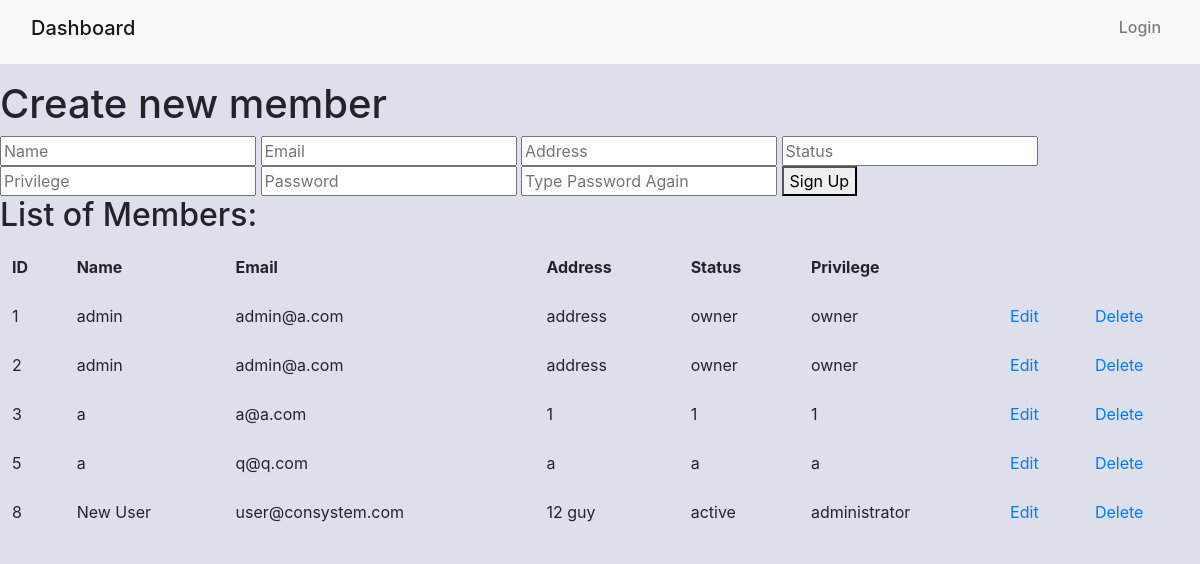
Before: /includes/signup.php with the older database file.
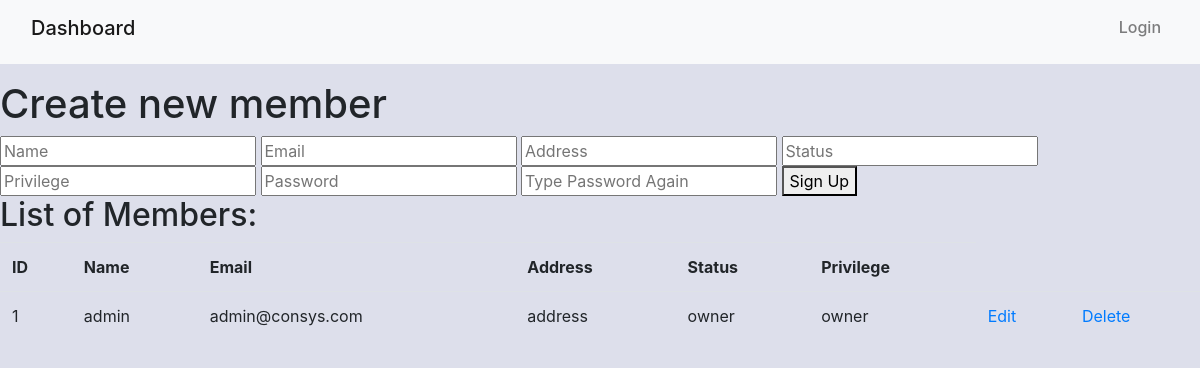
After: the same page with the newer database file.
### tables this page shows
CREATE TABLE `member` (
  `MemberID` int(11) NOT NULL,
  `Password` varchar(25) NOT NULL,
  `Email` varchar(25) NOT NULL,
  `Name` varchar(25) NOT NULL,
  `Address` varchar(25) NOT NULL,
  `Status` varchar(25) NOT NULL,
  `Privilege` varchar(25) NOT NULL
);

### includes/signup.php (the view, shortened to what this page needs)
<?php
 include './header.php';
?>
<main>
    <div class="wrapper-main">
        <section class="section-default">
            <h1>Create new member</h1>
            <form action="signup.inc.php" method="post">
                <input type="text" name="name" placeholder="Name">
                <input type="text" name="email" placeholder="Email">
                <input type="text" name="address" placeholder="Address">
                <input type="text" name="status" placeholder="Status">
                <input type="text" name="privilege" placeholder="Privilege">
                <input type="password" name="pwd" placeholder="Password">
                <input type="password" name="pwd-second" placeholder="Type Password Again">
                <button type="submit" name="signup-submit">Sign Up</button>
            </form>
            <h2>List of Members:</h2>
            <table class = "table">
                <tr>
                    <th>ID</th>
                    <th>Name</th>
                    <th>Email</th>
                    <th>Address</th>
                    <th>Status</th>
                    <th>Privilege</th>
                </tr>
                <?php
                require "dbh.inc.php";
                $sql ="SELECT MemberID, Name, Email, Address, Status, Privilege FROM member";
                if ($conn -> connect_errno) {
                    echo "Failed to connect to MySQL: " . $conn -> connect_error;
                    exit();
                }else {
                    $result = $conn->query($sql);
                    if($result -> num_rows > 0){
                        while ($row = $result -> fetch_assoc()){ ?>
                         <tr>
                             <td> <?php echo $row["MemberID"]; ?></td>
                             <td> <?php echo $row["Name"]; ?></td>
                             <td> <?php echo $row["Email"]; ?></td>
                             <td> <?php echo $row["Address"]; ?></td>
                             <td> <?php echo $row["Status"]; ?></td>
                             <td> <?php echo $row["Privilege"]; ?></td>
                             <td><a href="UserEdit.inc.php?MemberID1=<?php echo $row["MemberID"];?>">Edit</a></td>
                             <td><a href="UserDelete.inc.php?MemberID2=<?php echo $row["MemberID"];?>">Delete</a></td>
                         </tr>
                        <?php
                        }
                    }
                }
                ?>
            </table>
        </section>
    </div>
</main>
<?php include './footer.php'; ?>
<?php include './footer.php'; ?>

### includes/header.php (shortened to what this page needs)
<!DOCTYPE html>
<html>
<head>
    <link rel="stylesheet" href="https://cdn.jsdelivr.net/npm/bootstrap@4.5.3/dist/css/bootstrap.min.css">
    <link rel="stylesheet" href="Style.css">
</head>
<body>
    <header>
        <nav class="navbar navbar-expand-lg navbar-light bg-light mb-3" style="background-color: #e3f2fd;">
            <div class="container-fluid">
                <a class="navbar-brand h6" href="./MemberDashboard.php">Dashboard</a>
                <div class="collapse navbar-collapse" id="navbarNavAltMarkup">
                    <div class="navbar-nav ml-auto">
                        <?php if(isset($_SESSION['MemberID'])&&isset($_SESSION['isAdmin'])){ ?>
                            <a class="nav-link h6" href="#">Signed In As <?php echo $_SESSION['Name'] ;?></a>
                            <a class="btn btn-outline-danger  mb-3 mb-md-0 ml-md-3" href="./logout.inc.php">Logout</a>
                        <?php }else{ ?>
                            <a class="nav-link h6" href="./LoginPage.php">Login</a>
                        <?php }?>
                    </div>
                </div>
            </div>
        </nav>
    </header>

### includes/footer.php (shortened to what this page needs)
    </body>
</html>

### includes/Style.css (style rules this page uses)
body { background-color: #DDDFEB; }

Changed rows visible on the page:
removed member: MemberID "2", Name "admin", Email "admin@a.com", Address "address", Status "owner", Privilege "owner"
removed member: MemberID "3", Name "a", Email "a@a.com", Address "1", Status "1", Privilege "1"
removed member: MemberID "5", Name "a", Email "q@q.com", Address "a", Status "a", Privilege "a"
removed member: MemberID "8", Name "New User", Email "user@consystem.com", Address "12 guy", Status "active", Privilege "administrator"
changed member "admin": Email "admin@a.com" → "admin@consys.com"
